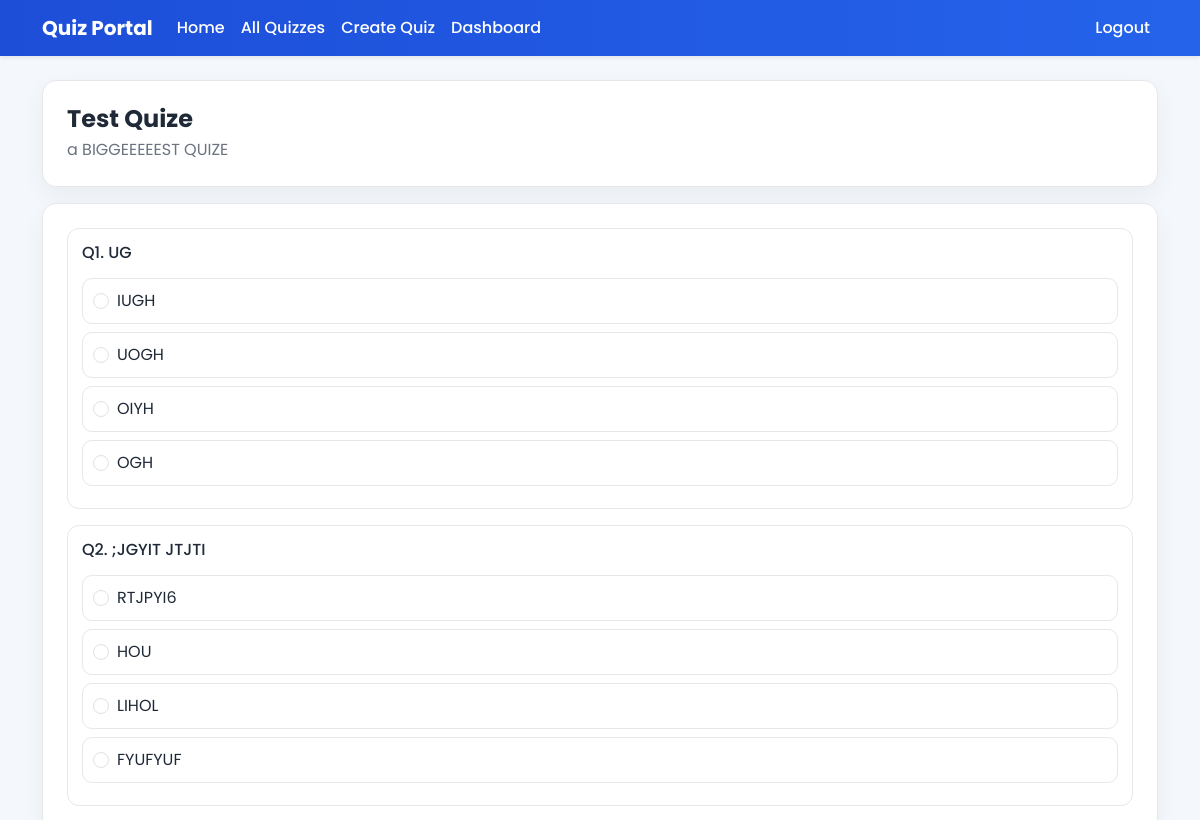
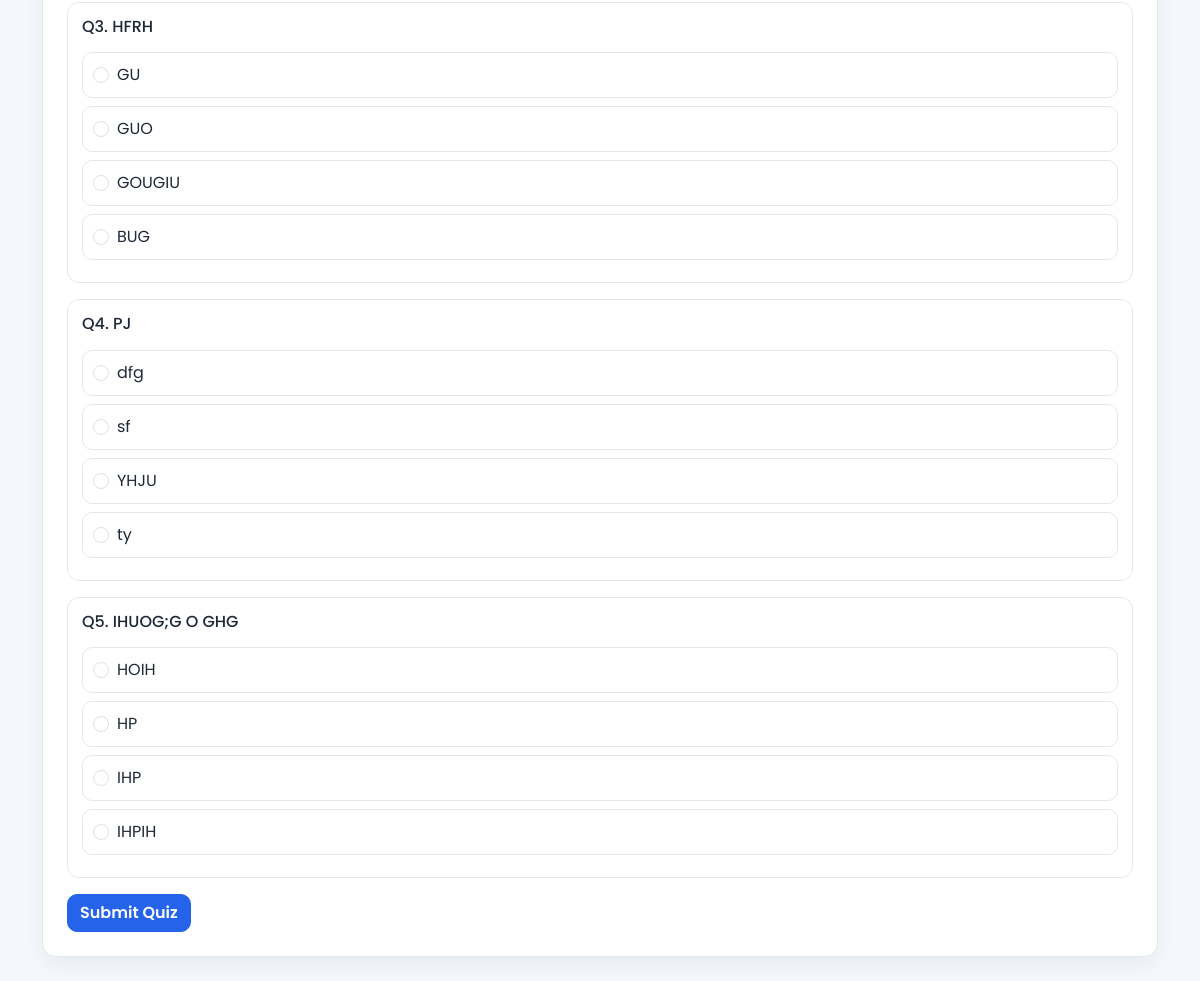
Screenshot of /quiz/2/ (signed in) with the database file from the repository (2 pictures, top to bottom).
### quiz/models.py (models this page shows, shortened)
class Quiz(models.Model):
    title = models.CharField(max_length=200)
    description = models.TextField()
    created_at = models.DateTimeField(auto_now_add=True)

class Question(models.Model):
    quiz = models.ForeignKey(Quiz, on_delete=models.CASCADE, related_name='questions')
    text = models.TextField()

class Option(models.Model):
    question = models.ForeignKey(Question, on_delete=models.CASCADE, related_name='options')
    text = models.CharField(max_length=255)
    is_correct = models.BooleanField(default=False)

### quiz/views.py (the view, shortened to what this page needs)
# urls.py: path('quiz/<int:id>/', views.attempt_quiz, name='attempt_quiz'),
@login_required
def attempt_quiz(request, id):
    if request.user.is_superuser:
        messages.error(request, 'Admin cannot attempt quizzes.')
        return redirect('admin_dashboard')
    quiz = get_object_or_404(Quiz, id=id)
    participant = Participant.objects.filter(user=request.user).first()
    if not participant:
        messages.error(request, 'Please complete your profile before attempting a quiz.')
        return redirect('dashboard')
    if Result.objects.filter(participant=participant, quiz=quiz).exists():
        messages.error(request, 'You already attempted this quiz.')
        return redirect('quiz_list')
    questions = list(quiz.questions.order_by('?'))
    for question in questions:
        question.random_options = list(question.options.order_by('?'))
    return render(request, 'quiz/attempt_quiz.html', {'quiz': quiz, 'questions': questions})

### quiz/templates/quiz/attempt_quiz.html (shortened to what this page needs)
{% extends 'quiz/base.html' %}
{% block content %}
<div class="page-box p-4 mb-3">
    <h2 class="section-title h4 mb-1">{{ quiz.title }}</h2>
    <p class="section-subtitle">{{ quiz.description }}</p>
</div>
<div class="page-box p-4">
    <form method="post">
        {% for question in questions %}
            <div class="question-card mb-3">
                <h3 class="h6 mb-3">Q{{ forloop.counter }}. {{ question.text }}</h3>
                {% for option in question.random_options %}
                    <label class="option-item">
                        <input class="form-check-input mt-0" type="radio" name="question_{{ question.id }}" value="{{ option.id }}">
                        <span>{{ option.text }}</span>
                    </label>
                {% endfor %}
            </div>
        {% empty %}
            <p class="text-muted mb-0">No questions found in this quiz.</p>
        {% endfor %}
        {% if questions %}
            <button type="submit" class="btn btn-primary">Submit Quiz</button>
        {% endif %}
    </form>
</div>
{% endblock %}

### quiz/templates/quiz/base.html (shortened to what this page needs)
<!doctype html>
<html lang="en">
<head>
    <link href="https://cdn.jsdelivr.net/npm/bootstrap@5.3.3/dist/css/bootstrap.min.css" rel="stylesheet">
</head>
<body>
<nav class="navbar navbar-expand-lg navbar-dark shadow-sm">
    <div class="container">
        <a class="navbar-brand fw-bold" href="{% url 'home' %}">Quiz Portal</a>
        <div class="collapse navbar-collapse" id="mainNav">
            <ul class="navbar-nav me-auto mb-2 mb-lg-0">
                <li class="nav-item"><a class="nav-link" href="{% url 'home' %}">Home</a></li>
                <li class="nav-item"><a class="nav-link" href="{% url 'quiz_list' %}">All Quizzes</a></li>
                {% if user.is_authenticated %}
                    <li class="nav-item"><a class="nav-link" href="{% url 'create_quiz' %}">Create Quiz</a></li>
                    <li class="nav-item"><a class="nav-link" href="{% if user.is_superuser %}{% url 'admin_dashboard' %}{% else %}{% url 'dashboard' %}{% endif %}">Dashboard</a></li>
                {% endif %}
            </ul>
            <ul class="navbar-nav">
                {% if user.is_authenticated %}
                    <li class="nav-item"><a class="nav-link" href="{% url 'logout' %}">Logout</a></li>
                {% else %}
                    <li class="nav-item"><a class="nav-link" href="{% url 'login' %}">Login</a></li>
                    <li class="nav-item"><a class="nav-link" href="{% url 'register' %}">Register</a></li>
                {% endif %}
            </ul>
        </div>
    </div>
</nav>
<div class="container py-4">
    {% block content %}{% endblock %}
</div>
</body>
</html>

### quiz/templates/quiz/base.html (style rules this page uses)
:root { --brand: #2563eb; --brand-dark: #1d4ed8; --page-bg: #f4f7fb; --text: #1f2937; --muted: #6b7280; }
body { font-family: "Poppins", sans-serif; background-color: var(--page-bg); color: var(--text); }
.navbar { background: linear-gradient(90deg, #1d4ed8, #2563eb); }
.navbar .navbar-brand, .navbar .nav-link { color: #fff !important; font-weight: 500; }
.page-box { background: #fff; border: 1px solid #e5e7eb; border-radius: 14px; box-shadow: 0 8px 22px rgba(0, 0, 0, 0.05); }
.section-title { font-weight: 700; margin-bottom: 4px; }
.section-subtitle { color: var(--muted); margin-bottom: 0; }
.btn { border-radius: 10px; font-weight: 600; }
.btn-primary { background-color: var(--brand); border-color: var(--brand); }
.question-card { border: 1px solid #e5e7eb; border-radius: 12px; padding: 14px; background: #fff; }
.option-item { border: 1px solid #e5e7eb; border-radius: 10px; padding: 10px; display: flex; align-items: center; gap: 8px; margin-bottom: 8px; }

### rows the page displays
Quiz: title "Test Quize", description "a BIGGEEEEEST QUIZE"
Question: text "UG"
Option: text "IUGH"
Option: text "UOGH"
Option: text "OIYH"
Option: text "OGH"
Question: text ";JGYIT JTJTI"
Option: text "RTJPYI6"
Option: text "HOU"
Option: text "LIHOL"
Option: text "FYUFYUF"
Question: text "HFRH"
Option: text "GU"
Option: text "GUO"
Option: text "GOUGIU"
Option: text "BUG"
Question: text "PJ"
Option: text "dfg"
Option: text "sf"
Option: text "YHJU"
Option: text "ty"
Question: text "IHUOG;G O GHG"
Option: text "HOIH"
Option: text "HP"
Option: text "IHP"
Option: text "IHPIH"
